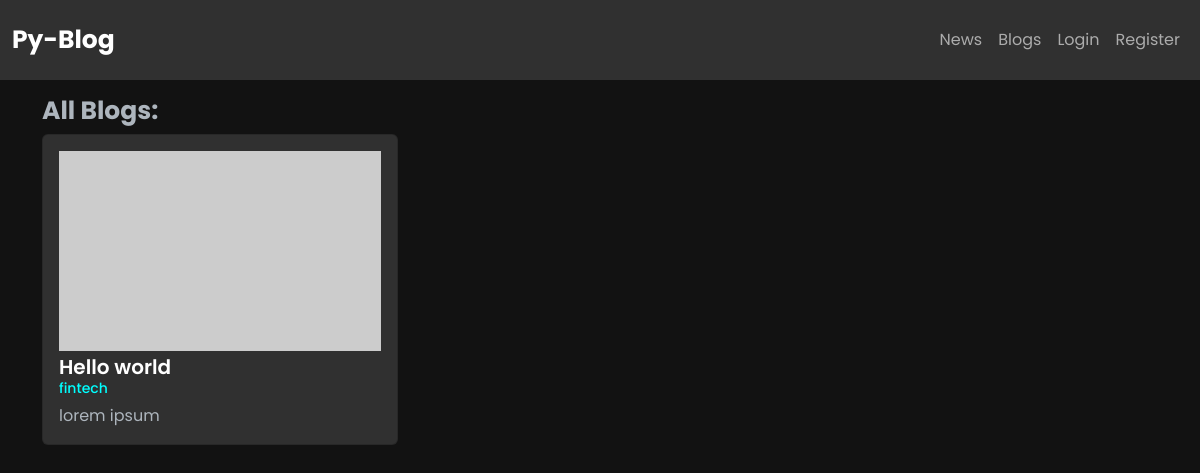
Page /post/ on the committed database.
### app/models/post.py (models this page shows)
class Post(db.Model):
    id: Mapped[int] = mapped_column(primary_key=True)
    title: Mapped[str] = mapped_column(unique=True, nullable=False)
    category: Mapped[str] = mapped_column(nullable=False)
    content: Mapped[str] = mapped_column(nullable=False)

### app/blueprints/posts.py (the view)
@bp.route("/post/")
def index():
    posts= PostModel.query.all()
    return render_template('blog/index.html', posts=posts)

### app/templates/blog/index.html (shortened to what this page needs)
{% extends "layout.html" %}
{% block content %}
    <div class="container my-3">
        <h1 class="text-light heading">All Blogs:</h1>
        <div class="row">
            {% for post in posts %}
                <div class="col-lg-4 col-md-6 mb-4">
                    <div class="card h-100 bg-dark text-light">
                        <div class="card-body">
                            <img src="https://placehold.co/600x400" alt="thumb" style="width:100%; height:200px; object-fit:cover"/>
                            <h5 class="card-title sub-heading mt-1"><a href="/post/{{post.id}}">{{ post.title }}</a></h5>
                            <h6 class="card-subtitle mb-2 text-muted category">{{ post.category }}</h6>
                            <p class="card-text">{{ post.content|truncate(100, True) }}</p>
                        </div>
                    </div>
                </div>
            {% endfor %}
        </div>
    </div>
{% endblock %}

### app/templates/layout.html (style rules this page uses)
.heading { font-family: "Poppins", sans-serif; font-weight: 700; font-size: 25px; }
.sub-heading { font-family: "Poppins", sans-serif; font-weight: 600; font-size: 20px; margin: 5px 0; }
a { color: white; text-decoration: none; }
.category { color: aqua !important; font-size: 14px !important; }
body { background-color: #121212; color: #ffffff; font-family: "Poppins", sans-serif; font-size: 16px; font-weight: 400; }
.navbar, .card, .modal-content { background-color: #1f1f1f; color: #ffffff; }

### rows in the picture
Post: title "Hello world", category "fintech", content "lorem ipsum"
